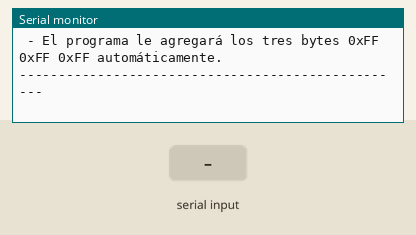
The sketch below on a simulated ESP32. Shown: the last lines printed to the serial monitor. The inputs (shaded band) are chosen by the test bench.

Above: at 2.2 s.
2.3 s: "1\n" received over Serial
At 2.8 s:
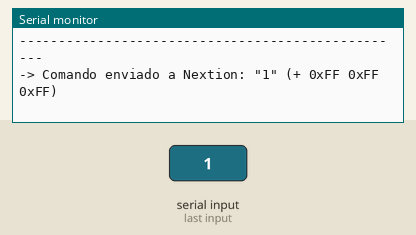
3.8 s: "1\n" received over the second serial link
At 5.0 s:
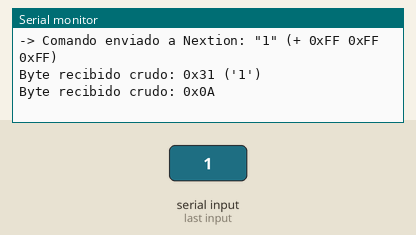
5.3 s: "0\n" received over Serial
At 6.3 s:
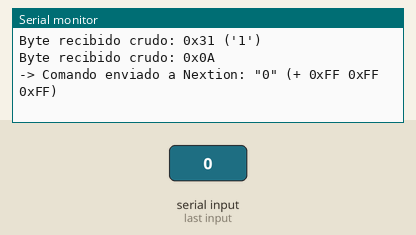
6.8 s: "0\n" received over the second serial link
At 7.4 s:
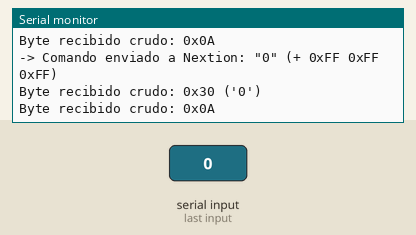

Measured:
- after the input at 2.3 s, the serial monitor: prints a new line at once (image 1)
- after the input at 3.8 s, the serial monitor: prints a new line at once (image 2)
- after the input at 5.3 s, the serial monitor: prints a new line at once (image 3)
- after the input at 6.8 s, the serial monitor: prints a new line at once (image 4)

The sketch:

NextionValidator.ino
```cpp
/**
 * NextionValidator.ino
 *
 * Programa de diagnóstico independiente para validar la comunicación serial
 * bidireccional entre el ESP32 y la pantalla Nextion.
 *
 * Monitorea los bytes entrantes en hexadecimal, decodifica los eventos táctiles
 * y permite enviar comandos interactivos desde la consola serial de la PC.
 */

#define pnext Serial1

// Configuración de pines de la pantalla Nextion (idéntico a FirmwareV2_0)
const int NEXTION_RX_PIN = 35; // Conecta al TX de la Nextion
const int NEXTION_TX_PIN = 32; // Conecta al RX de la Nextion

// Velocidad de comunicación por defecto
// NOTA: Si no recibes datos, prueba cambiando esta velocidad a 9600 baudios,
// que es la velocidad por defecto de fábrica de muchas pantallas Nextion.
const long NEXTION_BAUDRATE = 115200;

void setup() {
  // Iniciar puerto serial de depuración hacia el PC
  Serial.begin(115200);
  while (!Serial) {
    ; // Esperar a que se conecte el puerto serial (solo en placas nativas USB)
  }
  delay(1000);

  Serial.println("\n==================================================");
  Serial.println("  HERRAMIENTA DE DIAGNÓSTICO Y VALIDACIÓN NEXTION  ");
  Serial.println("==================================================");
  Serial.print("Iniciando Serial1 (Nextion) a ");
  Serial.print(NEXTION_BAUDRATE);
  Serial.println(" bps...");
  Serial.print("Pines configurados -> RX: ");
  Serial.print(NEXTION_RX_PIN);
  Serial.print(" | TX: ");
  Serial.println(NEXTION_TX_PIN);

  // Iniciar el puerto de la pantalla Nextion
  pnext.begin(NEXTION_BAUDRATE, SERIAL_8N1, NEXTION_RX_PIN, NEXTION_TX_PIN);

  Serial.println("\nListo. Esperando datos de la pantalla...");
  Serial.println("Presiona botones en la Nextion para verificar el envío de tramas.");
  Serial.println("--------------------------------------------------");
  Serial.println("Instrucciones para enviar comandos desde la PC:");
  Serial.println(" - Escribe un comando (ej: page 0 o tfil.txt=\"Test\") y presiona Enter.");
  Serial.println(" - El programa le agregará los tres bytes 0xFF 0xFF 0xFF automáticamente.");
  Serial.println("--------------------------------------------------\n");
}

// Variables para el parser de eventos táctiles
uint8_t nexBuffer[7];
uint8_t nexIndex = 0;

// Variables para acumular comandos de la consola de PC
String comandoPC = "";

void loop() {
  // --- 1. LEER DATOS QUE ENVIÓ LA NEXTION AL ESP32 ---
  while (pnext.available()) {
    uint8_t b = pnext.read();

    // Imprimir el byte crudo en formato Hexadecimal para inspección profunda
    Serial.print("Byte recibido crudo: 0x");
    if (b < 0x10) Serial.print("0");
    Serial.print(b, HEX);

    // Si es un caracter ASCII imprimible, mostrarlo para facilitar lectura
    if (b >= 32 && b <= 126) {
      Serial.print(" ('");
      Serial.print((char)b);
      Serial.print("')");
    }
    Serial.println();

    // Procesar la trama de eventos táctiles (Nextion Touch Event)
    // Estructura esperada: [0x65] [PageID] [ComponentID] [Event] [0xFF] [0xFF] [0xFF]
    if (nexIndex == 0) {
      if (b == 0x65) {
        nexBuffer[nexIndex++] = b;
        Serial.println(" -> Detectado inicio de trama Touch Event (0x65)");
      }
    } else {
      nexBuffer[nexIndex++] = b;

      // Si hemos acumulado 7 bytes, validamos la trama
      if (nexIndex == 7) {
        // Verificar si termina con el terminador estándar de Nextion (0xFF 0xFF 0xFF)
        if (nexBuffer[4] == 0xFF && nexBuffer[5] == 0xFF && nexBuffer[6] == 0xFF) {
          uint8_t pageId = nexBuffer[1];
          uint8_t componentId = nexBuffer[2];
          uint8_t eventType = nexBuffer[3]; // 0x00 = Release (Soltar), 0x01 = Press (Presionar)

          Serial.println("\n>>> TRAMA NEXTION DECODIFICADA CON ÉXITO <<<");
          Serial.print("  - ID de Página: "); Serial.println(pageId);
          Serial.print("  - ID de Componente: "); Serial.print(componentId);
          Serial.print(" (Hex: 0x"); Serial.print(componentId, HEX); Serial.println(")");
          Serial.print("  - Tipo de Evento: ");
          if (eventType == 0x01) {
            Serial.println("1 (Touch Press / Presionar)");
          } else if (eventType == 0x00) {
            Serial.println("0 (Touch Release / Soltar)");
          } else {
            Serial.print(eventType); Serial.println(" (Desconocido)");
          }

          // Validación específica contra el firmware principal (Componente ID 18 / 0x12)
          if (componentId == 0x12) {
            Serial.println("  [! SUCCESS !] ¡Este es el Componente ID 18 (0x12) que busca el firmware principal!");
            if (eventType == 0x01) {
              Serial.println("  [! SUCCESS !] Evento es 'Press' (0x01). ¡Esta pulsación llamaría a NUEVO_ARCHIVO_SD()!");
            } else {
              Serial.println("  [ ADVERTENCIA ] El evento es 'Release' (0x00). El firmware principal busca un 'Press' (0x01).");
            }
          } else {
            Serial.print("  [ INFORMACIÓN ] Este componente (ID ");
            Serial.print(componentId);
            Serial.println(") no coincide con el ID 18 (0x12) que activa la creación del archivo SD.");
          }
          Serial.println("--------------------------------------------\n");

        } else {
          // El terminador no es 0xFF 0xFF 0xFF. Informar sobre desalineación.
          Serial.println("\n>>> ERROR: Trama desalineada o corrupta <<<");
          Serial.print("  Bytes acumulados: ");
          for (int i = 0; i < 7; i++) {
            Serial.print("0x");
            if (nexBuffer[i] < 0x10) Serial.print("0");
            Serial.print(nexBuffer[i], HEX);
            Serial.print(" ");
          }
          Serial.println("\n  Los últimos 3 bytes no son 0xFF 0xFF 0xFF. Ignorando trama.\n");
        }

        // Resetear el buffer del parser
        nexIndex = 0;
      }
    }
  }

  // --- 2. ENVIAR COMANDOS DESDE PC A LA PANTALLA ---
  while (Serial.available()) {
    char c = Serial.read();
    if (c == '\r' || c == '\n') {
      if (comandoPC.length() > 0) {
        // Enviar el comando ingresado
        pnext.print(comandoPC);

        // Adjuntar los tres bytes terminadores indispensables de Nextion
        pnext.write(0xFF);
        pnext.write(0xFF);
        pnext.write(0xFF);

        Serial.print("-> Comando enviado a Nextion: \"");
        Serial.print(comandoPC);
        Serial.println("\" (+ 0xFF 0xFF 0xFF)");

        // Limpiar para el siguiente comando
        comandoPC = "";
      }
    } else {
      comandoPC += c;
    }
  }
}
```
